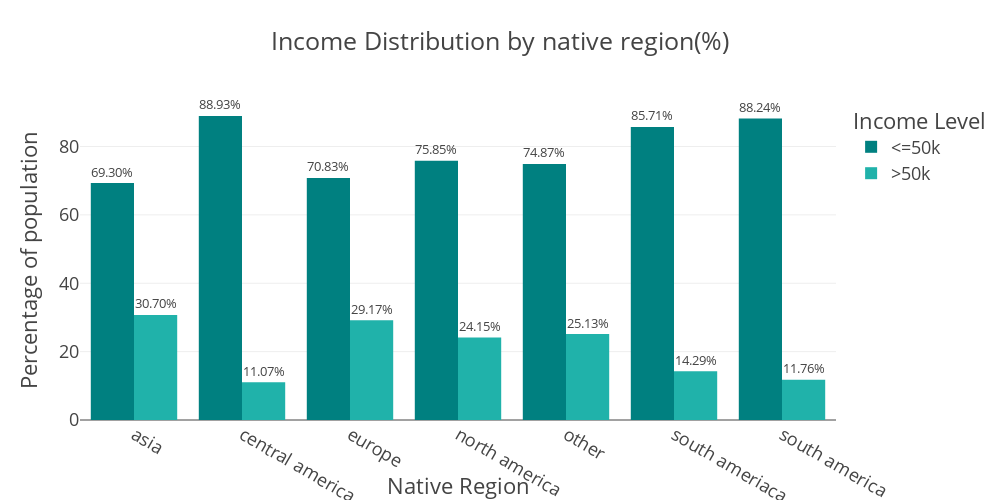

The notebook cell saved with this chart:
### Code cell
fig=px.bar(adult_df_income_reg,
           x='native_region',
           y='percentage',
           color='income',
           title='Income Distribution by native region(%)',
           color_discrete_sequence=["teal","LightSeaGreen"],
           barmode='group',
           text='percentage',
           width=1000,
           height=500
           
           
              
)
fig.update_layout(template="presentation",
                 xaxis_title='Native Region',
                  yaxis_title='Percentage of population',
                  legend_title=dict(text='Income Level'),
                 paper_bgcolor="rgba(0,0,0,0)",plot_bgcolor=("rgba(0,0,0,0)")
                 )
fig.update_traces(texttemplate='%{text:.2f}%',textposition='outside') 
fig.show()
fig.write_image(os.path.join(result_dir,'income_distribution_byNativeRegion_bar_chart.jpg'))
fig.write_image(os.path.join(result_dir,'income_distribution_byNativeRegion_bar_chart.png'))
fig.write_html(os.path.join(result_dir,'income_distribution_byNativeRegion_bar_chart.html'))

### Figure 1 — Plotly figure (JSON) as saved in the notebook; plotly's stock layout.template omitted (floating-point values rounded to 4 significant figures)
{"data": [{"alignmentgroup": "True", "hovertemplate": "income=<=50k<br>native_region=%{x}<br>percentage=%{text}<extra></extra>", "legendgroup": "<=50k", "marker": {"color": "teal", "pattern": {"shape": ""}}, "name": "<=50k", "offsetgroup": "<=50k", "orientation": "v", "showlegend": true, "text": [69.3, 88.93, 70.83, 75.85, 74.87, 85.71, 88.24], "textposition": "outside", "texttemplate": "%{text:.2f}%", "type": "bar", "x": ["asia", "central america", "europe", "north america", "other", "south ameriaca", "south america"], "xaxis": "x", "y": [69.3, 88.93, 70.83, 75.85, 74.87, 85.71, 88.24], "yaxis": "y"}, {"alignmentgroup": "True", "hovertemplate": "income=>50k<br>native_region=%{x}<br>percentage=%{text}<extra></extra>", "legendgroup": ">50k", "marker": {"color": "LightSeaGreen", "pattern": {"shape": ""}}, "name": ">50k", "offsetgroup": ">50k", "orientation": "v", "showlegend": true, "text": [30.7, 11.07, 29.17, 24.15, 25.13, 14.29, 11.76], "textposition": "outside", "texttemplate": "%{text:.2f}%", "type": "bar", "x": ["asia", "central america", "europe", "north america", "other", "south ameriaca", "south america"], "xaxis": "x", "y": [30.7, 11.07, 29.17, 24.15, 25.13, 14.29, 11.76], "yaxis": "y"}], "layout": {"barmode": "group", "height": 500, "legend": {"title": {"text": "Income Level"}, "tracegroupgap": 0}, "paper_bgcolor": "rgba(0, 0, 0, 0)", "plot_bgcolor": "rgba(0, 0, 0, 0)", "title": {"text": "Income Distribution by native region(%)"}, "width": 1000, "xaxis": {"anchor": "y", "autorange": true, "domain": [0, 1], "range": [-0.5, 6.5], "title": {"text": "Native Region"}, "type": "category"}, "yaxis": {"anchor": "x", "autorange": true, "domain": [0, 1], "range": [0, 93.61], "title": {"text": "Percentage of population"}, "type": "linear"}}}
